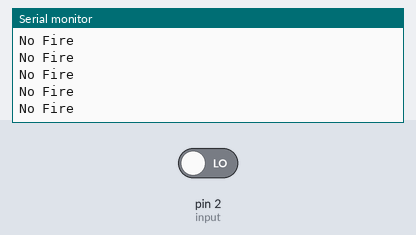
The sketch below on a simulated Arduino Uno, built with avr-gcc and run on an emulated ATmega328P. Shown: the last lines printed to the serial monitor. Inputs (shaded band) come from the test bench; at power-on: pin 2 (input) LOW.

Above: at 1.2 s.
1.3 s: pin 2 (input) driven HIGH
At 2.1 s:
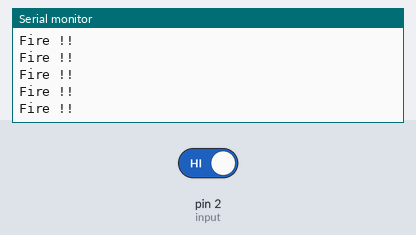
3.2 s: pin 2 (input) driven LOW
At 3.8 s:
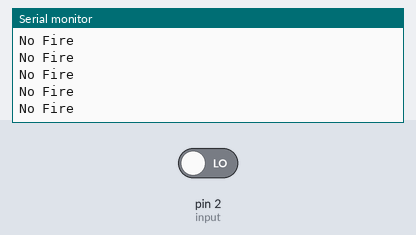
9.2 s: pin 2 (input) driven HIGH
At 10.2 s:
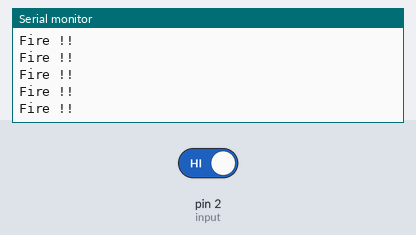

Measured:
- after the input at 1.3 s, the serial monitor: prints a new line after 0.08 s (image 1)
- after the input at 9.2 s, the serial monitor: prints a new line after 0.08 s (image 3)

The sketch:

PIR_motion_sensor.ino
```cpp
// C++ code
//

int input= 2;

void setup()
{
  pinMode(input, INPUT);

  Serial.begin(9600);
}

void loop()
{
  int flame = digitalRead(input);

  if(flame == HIGH){
    Serial.println("Fire !!");
  }
  else{
    Serial.println("No Fire");

  }

}
```
